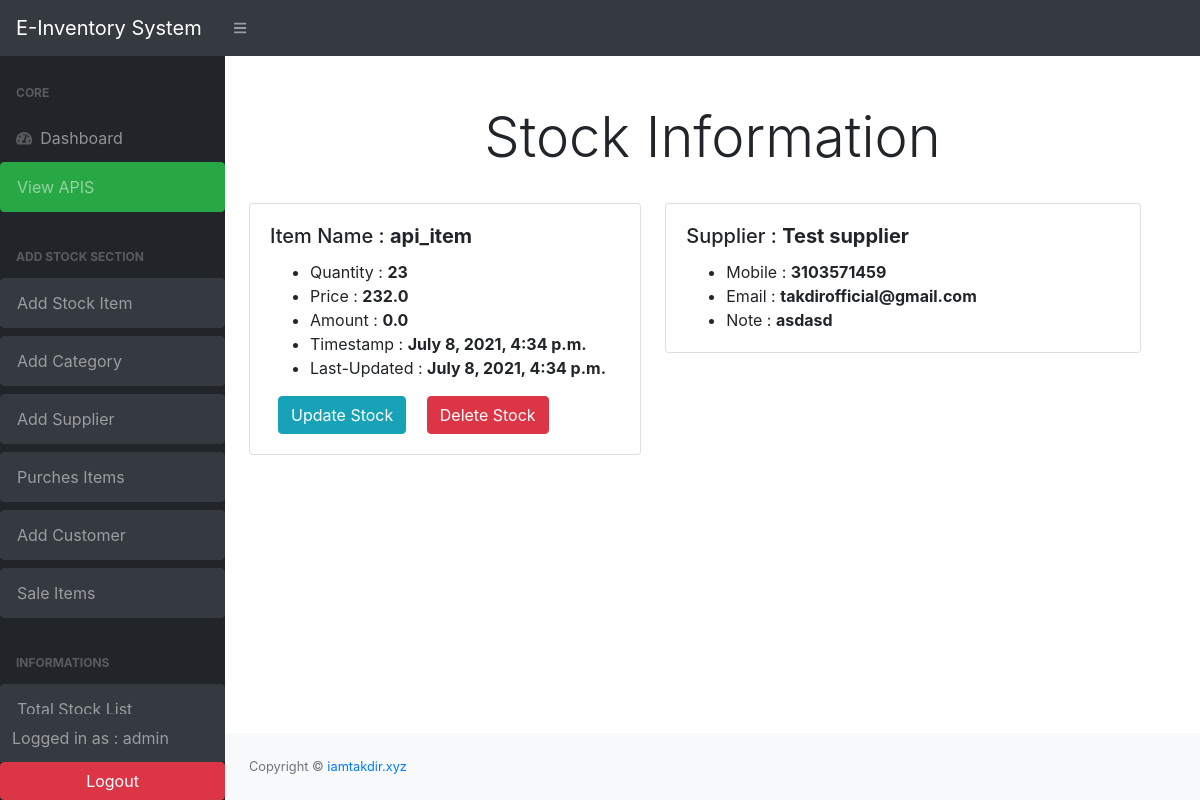
The app's page /stock_details/4/ (signed in), older data.
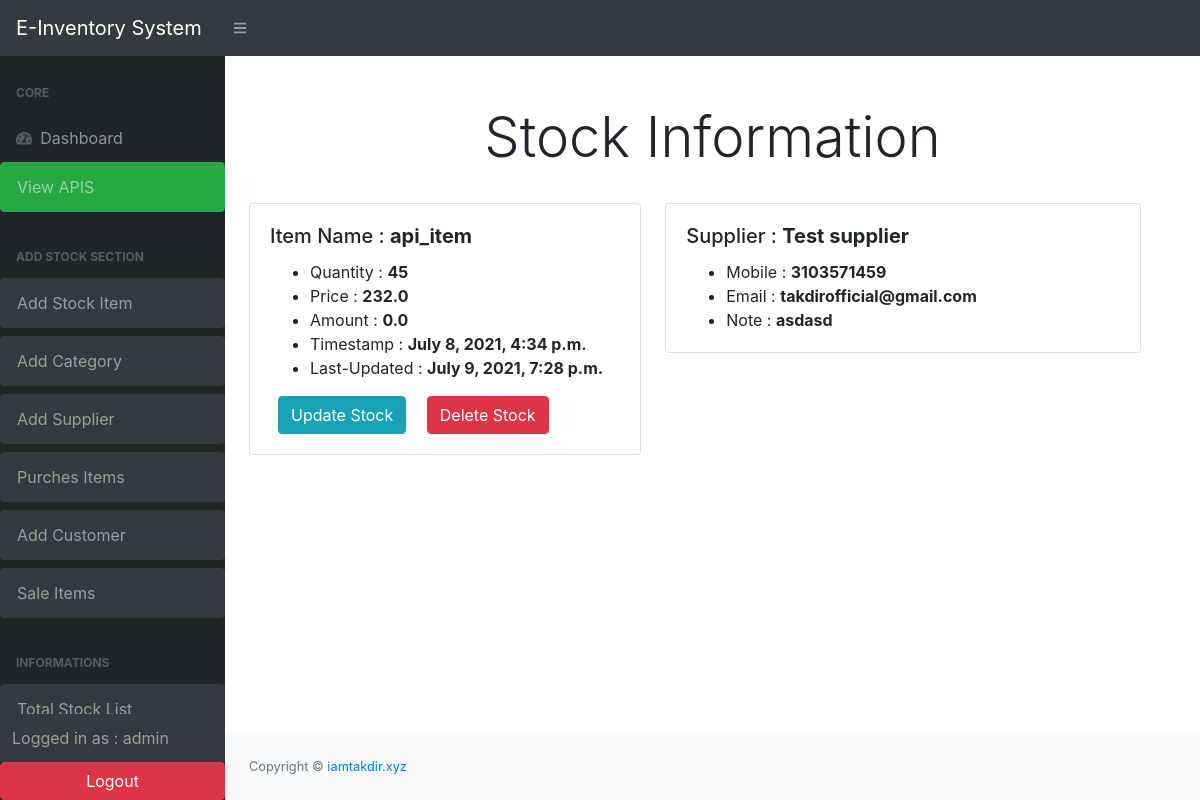
The same page, newer data.
### stock/models.py (models this page shows, shortened)
class Stock( models.Model):
    id = models.AutoField(primary_key=True)
    category =models.ForeignKey(Category, on_delete=models.SET_NULL, null=True,blank=True)
    item_name = models.CharField(max_length=200, null=True)
    quantity = models.IntegerField(default=0)
    price = models.FloatField(null=True, blank=True,default= 0)
    amount = models.FloatField(null=True, blank=True,default= 0)
    supplier= models.ForeignKey(Supplier, on_delete=models.SET_NULL, null=True,blank=True)
    last_updated=models.DateTimeField(auto_now_add=False,auto_now=True)
    timestamp= models.DateTimeField(auto_now_add=True,auto_now=False,)
    is_deleted = models.BooleanField(default=False)

class Supplier (models.Model):
    sup_name = models.CharField(max_length=200, null=True,)
    sup_mobile = models.CharField(max_length=200, null=True, blank=True)
    sup_email = models.CharField(max_length=200, null=True, blank=True)
    sup_note = models.TextField(blank=True, null=True)

### stock/views.py (the view)
# urls.py: path('stock_details/<str:pk>/', views.stock_details, name="stock_details"),
@login_required(login_url='user_login')
def stock_details (request, pk):
    item = Stock.objects.get(id=pk)
    print (item.supplier.sup_mobile)
    context={
        'item':item
    }
    return render (request, 'stock/stock_details.html',context)

### stock/templates/stock/stock_details.html
{%extends 'base.html' %}
{% load crispy_forms_tags %}
{% block content %}
<div class="text-center mb-4 mt-4">
    <h2 class="display-4 mt-4"> Stock Information </h2>
</div>
<div class="row">
    <div class="col-sm-5 ml-4 ">
        <div class="card">
            <div class="card-body">
                <h5 class="card-title"> Item Name : <strong>{{item.item_name}} </strong></h5>
                <ul class="card-text">
                    <li>Quantity : <strong>{{item.quantity}}</strong></li>
                    <li>Price : <strong>{{item.price}}</strong></li>
                    <li>Amount : <strong>{{item.amount}}</strong></li>
                    <li>Timestamp : <strong>{{item.timestamp}}</strong></li>
                    <li>Last-Updated : <strong>{{item.last_updated}}</strong></li>
                </ul>
                <a href="{% url 'update_stock' item.id %}" class="btn btn-info ml-2">Update Stock</a>
                <a href="{% url 'delete_stock' item.id %}" class="btn btn-danger ml-3">Delete Stock</a>
            </div>
        </div>
    </div>
    <div class="col-sm-6">
        <div class="card">
            <div class="card-body">
                <h5 class="card-title"> Supplier : <strong>{{item.supplier.sup_name}} </strong></h5>
                <ul class="card-text">
                    <li>Mobile : <strong>{{item.supplier.sup_mobile}}</strong></li>
                    <li>Email : <strong>{{item.supplier.sup_email}}</strong></li>
                    <li>Note : <strong>{{item.supplier.sup_note}}</strong></li>
                </ul>
            </div>
        </div>
    </div>
</div>
{% endblock %}

Row changes from the older to the newer data that the page shows:
changed Stock "api_item": quantity "23" → "45"; last_updated "July 8, 2021, 4:34 p.m." → "July 9, 2021, 7:28 p.m."
